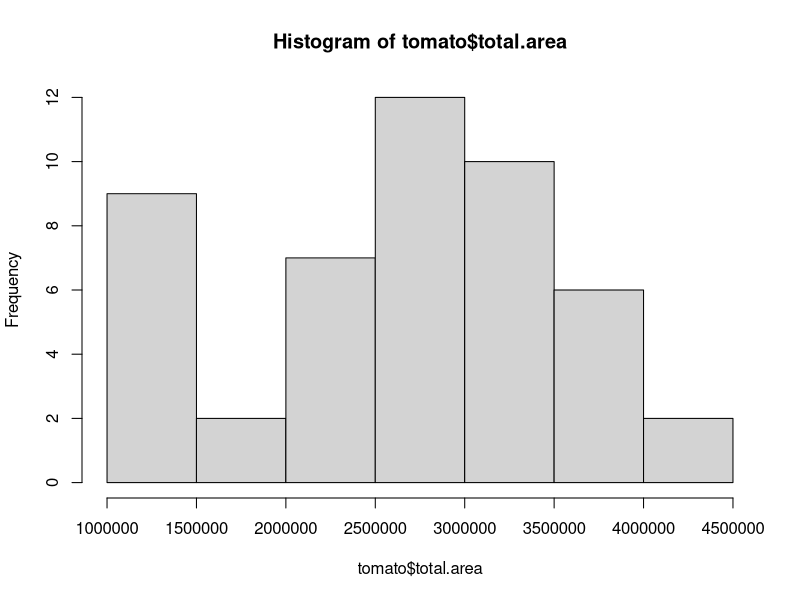
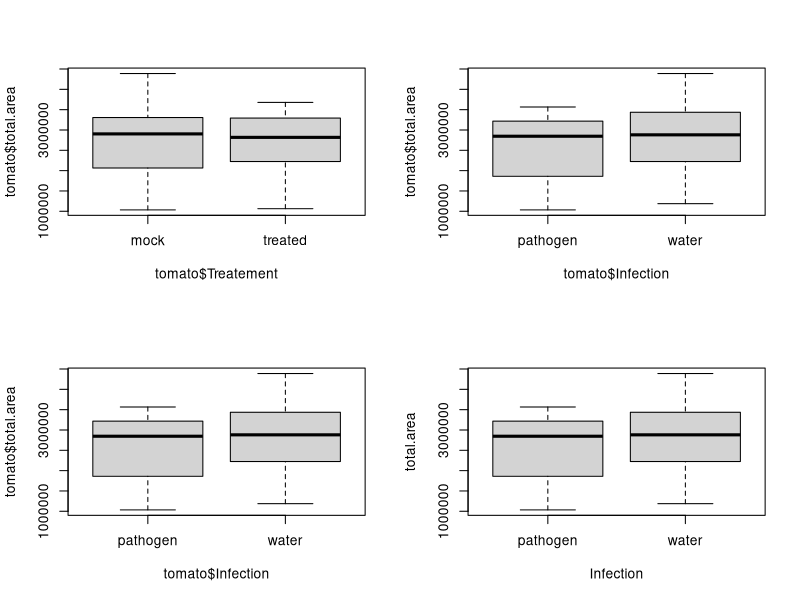
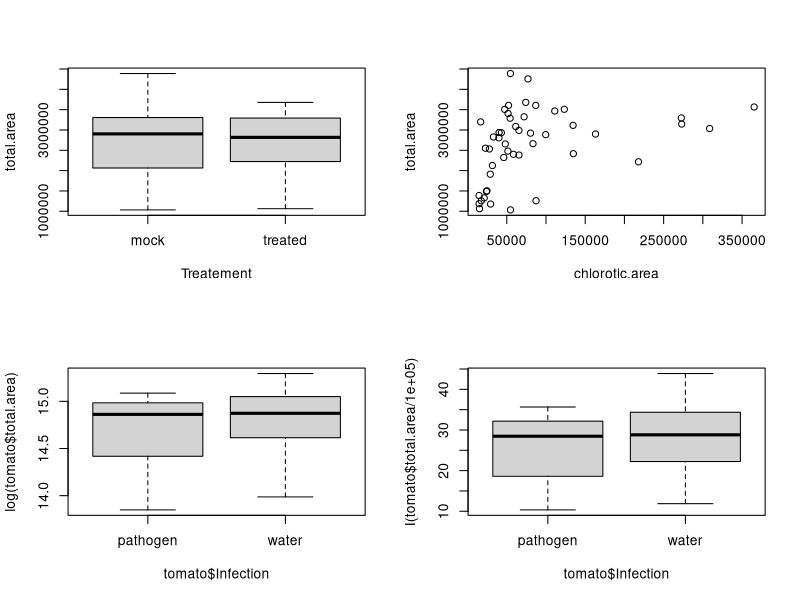
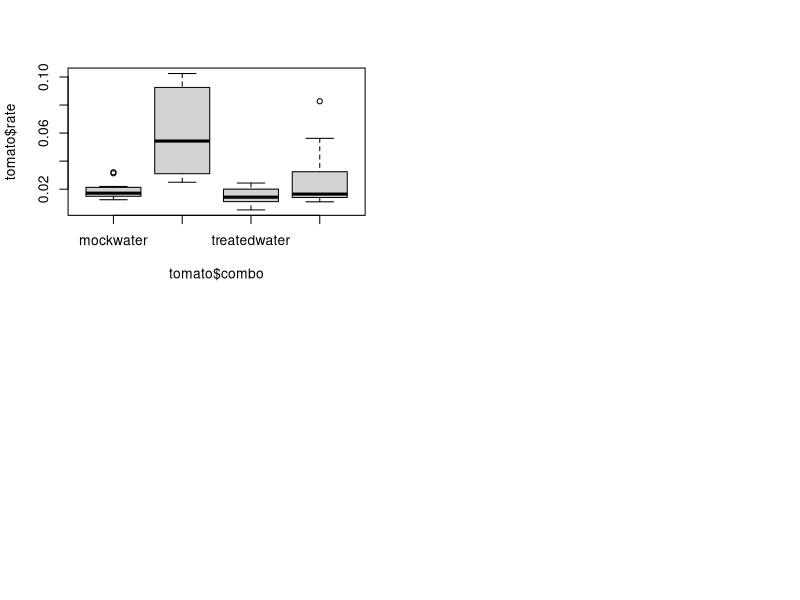

These figures' R source, in order:
## ---- chunk 1
knitr::opts_chunk$set(echo = TRUE)
## ---- chunk 2
#tomato_data_2025_ILL_test_repeat<-read.csv("Rocio_tomato_modified.csv")
tomato<-read.csv("Rocio_tomato_modified.csv")
## ---- chunk 3
summary(tomato)
## ---- chunk 4
head(tomato)
## ---- chunk 5
tomato$rep<-as.factor(tomato$rep)
tomato$Treatement<-as.factor(tomato$Treatement)
tomato$Infection<-as.factor(tomato$Infection)
summary(tomato)
## ---- chunk 6
which(tomato$Infection=="pathogn") #find the position of the error in the variable
tomato$Infection[10] #confirm that this is the error
tomato$Infection[10]<-"pathogen" #correct the error FOREVER by overwritting
tomato$Infection<-droplevels(tomato$Infection) #erase the empty factor level
summary(tomato) #check the summary again
## ---- chunk 7
hist(tomato$total.area)
## ---- chunk 8
par(mfrow=c(2,2))
plot(tomato$total.area~tomato$Treatement)
#plot(total.area~Treatement,data=tomato) #this is the same
plot(tomato$total.area~tomato$Infection)
plot(tomato$total.area~tomato$Infection)
## ---- chunk 9
plot(total.area~Infection*Treatement, data=tomato)
## ---- chunk 10
plot(total.area~chlorotic.area, data=tomato)
## ---- chunk 11
plot(log(tomato$total.area)~tomato$Infection)
plot(I(tomato$total.area/100000)~tomato$Infection)
## ---- chunk 12
tomato$combo<-as.factor(paste(tomato$Treatement,tomato$Infection,sep=""))
tomato$rate<-tomato$chlorotic.area/tomato$total.area
tomato$combo<-factor(tomato$combo,levels=levels(tomato$combo)[c(2,1,4,3)]) #here we reorder the levels
plot(tomato$rate~tomato$combo)
